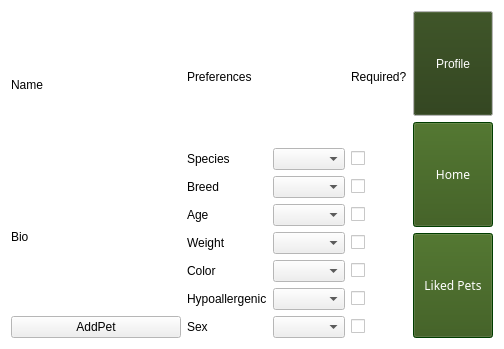
<?xml version="1.0" encoding="UTF-8"?>
<ui version="4.0">
 <class>ProfilePage</class>
 <widget class="QWidget" name="ProfilePage">
  <property name="geometry">
   <rect>
    <x>0</x>
    <y>0</y>
    <width>504</width>
    <height>349</height>
   </rect>
  </property>
  <property name="palette">
   <palette>
    <active>
     <colorrole role="Base">
      <brush brushstyle="SolidPattern">
       <color alpha="255">
        <red>255</red>
        <green>255</green>
        <blue>255</blue>
       </color>
      </brush>
     </colorrole>
     <colorrole role="Window">
      <brush brushstyle="SolidPattern">
       <color alpha="255">
        <red>255</red>
        <green>255</green>
        <blue>255</blue>
       </color>
      </brush>
     </colorrole>
    </active>
    <inactive>
     <colorrole role="Base">
      <brush brushstyle="SolidPattern">
       <color alpha="255">
        <red>255</red>
        <green>255</green>
        <blue>255</blue>
       </color>
      </brush>
     </colorrole>
     <colorrole role="Window">
      <brush brushstyle="SolidPattern">
       <color alpha="255">
        <red>255</red>
        <green>255</green>
        <blue>255</blue>
       </color>
      </brush>
     </colorrole>
    </inactive>
    <disabled>
     <colorrole role="Base">
      <brush brushstyle="SolidPattern">
       <color alpha="255">
        <red>255</red>
        <green>255</green>
        <blue>255</blue>
       </color>
      </brush>
     </colorrole>
     <colorrole role="Window">
      <brush brushstyle="SolidPattern">
       <color alpha="255">
        <red>255</red>
        <green>255</green>
        <blue>255</blue>
       </color>
      </brush>
     </colorrole>
    </disabled>
   </palette>
  </property>
  <property name="windowTitle">
   <string>Form</string>
  </property>
  <property name="autoFillBackground">
   <bool>false</bool>
  </property>
  <layout class="QHBoxLayout" name="horizontalLayout">
   <item>
    <layout class="QHBoxLayout" name="horizontalLayout_2" stretch="2,0,0">
     <item>
      <layout class="QVBoxLayout" name="verticalLayout_2">
       <item>
        <widget class="QLabel" name="userName">
         <property name="text">
          <string>Name</string>
         </property>
        </widget>
       </item>
       <item>
        <widget class="QLabel" name="userBio">
         <property name="text">
          <string>Bio</string>
         </property>
        </widget>
       </item>
       <item>
        <widget class="QPushButton" name="pushButton_2">
         <property name="text">
          <string>AddPet</string>
         </property>
        </widget>
       </item>
      </layout>
     </item>
     <item>
      <layout class="QGridLayout" name="gridLayout_4">
       <item row="4" column="0">
        <widget class="QLabel" name="weightLabel">
         <property name="text">
          <string>Weight</string>
         </property>
        </widget>
       </item>
       <item row="5" column="1">
        <widget class="QComboBox" name="colorChoice"/>
       </item>
       <item row="3" column="0">
        <widget class="QLabel" name="ageLabel">
         <property name="text">
          <string>Age</string>
         </property>
        </widget>
       </item>
       <item row="1" column="1">
        <widget class="QComboBox" name="speciesChoice"/>
       </item>
       <item row="7" column="1">
        <widget class="QComboBox" name="sexChoice"/>
       </item>
       <item row="2" column="1">
        <widget class="QComboBox" name="breedChoice"/>
       </item>
       <item row="1" column="0">
        <widget class="QLabel" name="speciesLabel">
         <property name="text">
          <string>Species</string>
         </property>
        </widget>
       </item>
       <item row="2" column="0">
        <widget class="QLabel" name="breedLabel">
         <property name="text">
          <string>Breed</string>
         </property>
        </widget>
       </item>
       <item row="0" column="0">
        <widget class="QLabel" name="preferencesLabel">
         <property name="text">
          <string>Preferences</string>
         </property>
        </widget>
       </item>
       <item row="6" column="1">
        <widget class="QComboBox" name="hypoallergenicChoice"/>
       </item>
       <item row="6" column="0">
        <widget class="QLabel" name="hypoallergenicLabel">
         <property name="text">
          <string>Hypoallergenic</string>
         </property>
        </widget>
       </item>
       <item row="5" column="0">
        <widget class="QLabel" name="colorLabel">
         <property name="text">
          <string>Color</string>
         </property>
        </widget>
       </item>
       <item row="7" column="0">
        <widget class="QLabel" name="sexLabel">
         <property name="text">
          <string>Sex</string>
         </property>
        </widget>
       </item>
       <item row="1" column="2">
        <widget class="QCheckBox" name="checkBox">
         <property name="text">
          <string/>
         </property>
        </widget>
       </item>
       <item row="2" column="2">
        <widget class="QCheckBox" name="checkBox_2">
         <property name="text">
          <string/>
         </property>
        </widget>
       </item>
       <item row="3" column="2">
        <widget class="QCheckBox" name="checkBox_3">
         <property name="text">
          <string/>
         </property>
        </widget>
       </item>
       <item row="4" column="2">
        <widget class="QCheckBox" name="checkBox_4">
         <property name="text">
          <string/>
         </property>
        </widget>
       </item>
       <item row="5" column="2">
        <widget class="QCheckBox" name="checkBox_5">
         <property name="text">
          <string/>
         </property>
        </widget>
       </item>
       <item row="6" column="2">
        <widget class="QCheckBox" name="checkBox_6">
         <property name="text">
          <string/>
         </property>
        </widget>
       </item>
       <item row="7" column="2">
        <widget class="QCheckBox" name="checkBox_7">
         <property name="text">
          <string/>
         </property>
        </widget>
       </item>
       <item row="0" column="2">
        <widget class="QLabel" name="requiredLabel">
         <property name="text">
          <string>Required?</string>
         </property>
        </widget>
       </item>
       <item row="3" column="1">
        <widget class="QComboBox" name="ageChoice"/>
       </item>
       <item row="4" column="1">
        <widget class="QComboBox" name="weightChoice"/>
       </item>
      </layout>
     </item>
     <item>
      <layout class="QVBoxLayout" name="verticalLayout">
       <item>
        <widget class="QPushButton" name="pushButton">
         <property name="maximumSize">
          <size>
           <width>10000</width>
           <height>10000</height>
          </size>
         </property>
         <property name="palette">
          <palette>
           <active>
            <colorrole role="Button">
             <brush brushstyle="SolidPattern">
              <color alpha="255">
               <red>38</red>
               <green>59</green>
               <blue>18</blue>
              </color>
             </brush>
            </colorrole>
            <colorrole role="ButtonText">
             <brush brushstyle="SolidPattern">
              <color alpha="255">
               <red>255</red>
               <green>255</green>
               <blue>255</blue>
              </color>
             </brush>
            </colorrole>
           </active>
           <inactive>
            <colorrole role="Button">
             <brush brushstyle="SolidPattern">
              <color alpha="255">
               <red>38</red>
               <green>59</green>
               <blue>18</blue>
              </color>
             </brush>
            </colorrole>
            <colorrole role="ButtonText">
             <brush brushstyle="SolidPattern">
              <color alpha="255">
               <red>255</red>
               <green>255</green>
               <blue>255</blue>
              </color>
             </brush>
            </colorrole>
           </inactive>
           <disabled>
            <colorrole role="Button">
             <brush brushstyle="SolidPattern">
              <color alpha="255">
               <red>38</red>
               <green>59</green>
               <blue>18</blue>
              </color>
             </brush>
            </colorrole>
            <colorrole role="ButtonText">
             <brush brushstyle="SolidPattern">
              <color alpha="255">
               <red>190</red>
               <green>190</green>
               <blue>190</blue>
              </color>
             </brush>
            </colorrole>
           </disabled>
          </palette>
         </property>
         <property name="text">
          <string>Profile</string>
         </property>
        </widget>
       </item>
       <item>
        <widget class="QPushButton" name="homeButton">
         <property name="maximumSize">
          <size>
           <width>10000</width>
           <height>10000</height>
          </size>
         </property>
         <property name="palette">
          <palette>
           <active>
            <colorrole role="WindowText">
             <brush brushstyle="SolidPattern">
              <color alpha="255">
               <red>255</red>
               <green>255</green>
               <blue>255</blue>
              </color>
             </brush>
            </colorrole>
            <colorrole role="Button">
             <brush brushstyle="SolidPattern">
              <color alpha="255">
               <red>50</red>
               <green>85</green>
               <blue>19</blue>
              </color>
             </brush>
            </colorrole>
            <colorrole role="Light">
             <brush brushstyle="SolidPattern">
              <color alpha="255">
               <red>0</red>
               <green>127</green>
               <blue>0</blue>
              </color>
             </brush>
            </colorrole>
            <colorrole role="Midlight">
             <brush brushstyle="SolidPattern">
              <color alpha="255">
               <red>0</red>
               <green>106</green>
               <blue>0</blue>
              </color>
             </brush>
            </colorrole>
            <colorrole role="Dark">
             <brush brushstyle="SolidPattern">
              <color alpha="255">
               <red>0</red>
               <green>42</green>
               <blue>0</blue>
              </color>
             </brush>
            </colorrole>
            <colorrole role="Mid">
             <brush brushstyle="SolidPattern">
              <color alpha="255">
               <red>0</red>
               <green>56</green>
               <blue>0</blue>
              </color>
             </brush>
            </colorrole>
            <colorrole role="Text">
             <brush brushstyle="SolidPattern">
              <color alpha="255">
               <red>255</red>
               <green>255</green>
               <blue>255</blue>
              </color>
             </brush>
            </colorrole>
            <colorrole role="BrightText">
             <brush brushstyle="SolidPattern">
              <color alpha="255">
               <red>255</red>
               <green>255</green>
               <blue>255</blue>
              </color>
             </brush>
            </colorrole>
            <colorrole role="ButtonText">
             <brush brushstyle="SolidPattern">
              <color alpha="255">
               <red>255</red>
               <green>255</green>
               <blue>255</blue>
              </color>
             </brush>
            </colorrole>
            <colorrole role="Base">
             <brush brushstyle="SolidPattern">
              <color alpha="255">
               <red>0</red>
               <green>0</green>
               <blue>0</blue>
              </color>
             </brush>
            </colorrole>
            <colorrole role="Window">
             <brush brushstyle="SolidPattern">
              <color alpha="255">
               <red>0</red>
               <green>85</green>
               <blue>0</blue>
              </color>
             </brush>
            </colorrole>
            <colorrole role="Shadow">
             <brush brushstyle="SolidPattern">
              <color alpha="255">
               <red>0</red>
               <green>0</green>
               <blue>0</blue>
              </color>
             </brush>
            </colorrole>
            <colorrole role="AlternateBase">
             <brush brushstyle="SolidPattern">
              <color alpha="255">
               <red>0</red>
               <green>42</green>
               <blue>0</blue>
              </color>
             </brush>
            </colorrole>
            <colorrole role="ToolTipBase">
             <brush brushstyle="SolidPattern">
              <color alpha="255">
               <red>255</red>
               <green>255</green>
               <blue>220</blue>
              </color>
             </brush>
            </colorrole>
            <colorrole role="ToolTipText">
             <brush brushstyle="SolidPattern">
              <color alpha="255">
               <red>0</red>
               <green>0</green>
               <blue>0</blue>
              </color>
             </brush>
            </colorrole>
           </active>
           <inactive>
            <colorrole role="WindowText">
             <brush brushstyle="SolidPattern">
              <color alpha="255">
               <red>255</red>
               <green>255</green>
               <blue>255</blue>
              </color>
             </brush>
            </colorrole>
            <colorrole role="Button">
             <brush brushstyle="SolidPattern">
              <color alpha="255">
               <red>50</red>
               <green>85</green>
               <blue>19</blue>
              </color>
             </brush>
            </colorrole>
            <colorrole role="Light">
             <brush brushstyle="SolidPattern">
              <color alpha="255">
               <red>0</red>
               <green>127</green>
               <blue>0</blue>
              </color>
             </brush>
            </colorrole>
            <colorrole role="Midlight">
             <brush brushstyle="SolidPattern">
              <color alpha="255">
               <red>0</red>
               <green>106</green>
               <blue>0</blue>
              </color>
             </brush>
            </colorrole>
            <colorrole role="Dark">
             <brush brushstyle="SolidPattern">
              <color alpha="255">
               <red>0</red>
               <green>42</green>
               <blue>0</blue>
              </color>
             </brush>
            </colorrole>
            <colorrole role="Mid">
             <brush brushstyle="SolidPattern">
              <color alpha="255">
               <red>0</red>
               <green>56</green>
               <blue>0</blue>
              </color>
             </brush>
            </colorrole>
            <colorrole role="Text">
             <brush brushstyle="SolidPattern">
              <color alpha="255">
               <red>255</red>
               <green>255</green>
               <blue>255</blue>
              </color>
             </brush>
            </colorrole>
            <colorrole role="BrightText">
             <brush brushstyle="SolidPattern">
              <color alpha="255">
               <red>255</red>
               <green>255</green>
               <blue>255</blue>
              </color>
             </brush>
            </colorrole>
            <colorrole role="ButtonText">
             <brush brushstyle="SolidPattern">
              <color alpha="255">
               <red>255</red>
               <green>255</green>
               <blue>255</blue>
              </color>
             </brush>
            </colorrole>
            <colorrole role="Base">
             <brush brushstyle="SolidPattern">
              <color alpha="255">
               <red>0</red>
               <green>0</green>
               <blue>0</blue>
              </color>
             </brush>
            </colorrole>
            <colorrole role="Window">
             <brush brushstyle="SolidPattern">
              <color alpha="255">
               <red>0</red>
               <green>85</green>
               <blue>0</blue>
              </color>
             </brush>
            </colorrole>
            <colorrole role="Shadow">
             <brush brushstyle="SolidPattern">
              <color alpha="255">
               <red>0</red>
               <green>0</green>
               <blue>0</blue>
              </color>
             </brush>
            </colorrole>
            <colorrole role="AlternateBase">
             <brush brushstyle="SolidPattern">
              <color alpha="255">
               <red>0</red>
               <green>42</green>
               <blue>0</blue>
              </color>
             </brush>
            </colorrole>
            <colorrole role="ToolTipBase">
             <brush brushstyle="SolidPattern">
              <color alpha="255">
               <red>255</red>
               <green>255</green>
               <blue>220</blue>
              </color>
             </brush>
            </colorrole>
            <colorrole role="ToolTipText">
             <brush brushstyle="SolidPattern">
              <color alpha="255">
               <red>0</red>
               <green>0</green>
               <blue>0</blue>
              </color>
             </brush>
            </colorrole>
           </inactive>
           <disabled>
            <colorrole role="WindowText">
             <brush brushstyle="SolidPattern">
              <color alpha="255">
               <red>0</red>
               <green>42</green>
               <blue>0</blue>
              </color>
             </brush>
            </colorrole>
            <colorrole role="Button">
             <brush brushstyle="SolidPattern">
              <color alpha="255">
               <red>50</red>
               <green>85</green>
               <blue>19</blue>
              </color>
             </brush>
            </colorrole>
            <colorrole role="Light">
             <brush brushstyle="SolidPattern">
              <color alpha="255">
               <red>0</red>
               <green>127</green>
               <blue>0</blue>
              </color>
             </brush>
            </colorrole>
            <colorrole role="Midlight">
             <brush brushstyle="SolidPattern">
              <color alpha="255">
               <red>0</red>
               <green>106</green>
               <blue>0</blue>
              </color>
             </brush>
            </colorrole>
            <colorrole role="Dark">
             <brush brushstyle="SolidPattern">
              <color alpha="255">
               <red>0</red>
               <green>42</green>
               <blue>0</blue>
              </color>
             </brush>
            </colorrole>
            <colorrole role="Mid">
             <brush brushstyle="SolidPattern">
              <color alpha="255">
               <red>0</red>
               <green>56</green>
               <blue>0</blue>
              </color>
             </brush>
            </colorrole>
            <colorrole role="Text">
             <brush brushstyle="SolidPattern">
              <color alpha="255">
               <red>0</red>
               <green>42</green>
               <blue>0</blue>
              </color>
             </brush>
            </colorrole>
            <colorrole role="BrightText">
             <brush brushstyle="SolidPattern">
              <color alpha="255">
               <red>255</red>
               <green>255</green>
               <blue>255</blue>
              </color>
             </brush>
            </colorrole>
            <colorrole role="ButtonText">
             <brush brushstyle="SolidPattern">
              <color alpha="255">
               <red>0</red>
               <green>42</green>
               <blue>0</blue>
              </color>
             </brush>
            </colorrole>
            <colorrole role="Base">
             <brush brushstyle="SolidPattern">
              <color alpha="255">
               <red>0</red>
               <green>85</green>
               <blue>0</blue>
              </color>
             </brush>
            </colorrole>
            <colorrole role="Window">
             <brush brushstyle="SolidPattern">
              <color alpha="255">
               <red>0</red>
               <green>85</green>
               <blue>0</blue>
              </color>
             </brush>
            </colorrole>
            <colorrole role="Shadow">
             <brush brushstyle="SolidPattern">
              <color alpha="255">
               <red>0</red>
               <green>0</green>
               <blue>0</blue>
              </color>
             </brush>
            </colorrole>
            <colorrole role="AlternateBase">
             <brush brushstyle="SolidPattern">
              <color alpha="255">
               <red>0</red>
               <green>85</green>
               <blue>0</blue>
              </color>
             </brush>
            </colorrole>
            <colorrole role="ToolTipBase">
             <brush brushstyle="SolidPattern">
              <color alpha="255">
               <red>255</red>
               <green>255</green>
               <blue>220</blue>
              </color>
             </brush>
            </colorrole>
            <colorrole role="ToolTipText">
             <brush brushstyle="SolidPattern">
              <color alpha="255">
               <red>0</red>
               <green>0</green>
               <blue>0</blue>
              </color>
             </brush>
            </colorrole>
           </disabled>
          </palette>
         </property>
         <property name="font">
          <font>
           <family>Purisa</family>
          </font>
         </property>
         <property name="text">
          <string>Home</string>
         </property>
        </widget>
       </item>
       <item>
        <widget class="QPushButton" name="petListButton">
         <property name="maximumSize">
          <size>
           <width>10000</width>
           <height>10000</height>
          </size>
         </property>
         <property name="palette">
          <palette>
           <active>
            <colorrole role="WindowText">
             <brush brushstyle="SolidPattern">
              <color alpha="255">
               <red>255</red>
               <green>255</green>
               <blue>255</blue>
              </color>
             </brush>
            </colorrole>
            <colorrole role="Button">
             <brush brushstyle="SolidPattern">
              <color alpha="255">
               <red>50</red>
               <green>85</green>
               <blue>19</blue>
              </color>
             </brush>
            </colorrole>
            <colorrole role="Light">
             <brush brushstyle="SolidPattern">
              <color alpha="255">
               <red>0</red>
               <green>127</green>
               <blue>0</blue>
              </color>
             </brush>
            </colorrole>
            <colorrole role="Midlight">
             <brush brushstyle="SolidPattern">
              <color alpha="255">
               <red>0</red>
               <green>106</green>
               <blue>0</blue>
              </color>
             </brush>
            </colorrole>
            <colorrole role="Dark">
             <brush brushstyle="SolidPattern">
              <color alpha="255">
               <red>0</red>
               <green>42</green>
               <blue>0</blue>
              </color>
             </brush>
            </colorrole>
            <colorrole role="Mid">
             <brush brushstyle="SolidPattern">
              <color alpha="255">
               <red>0</red>
               <green>56</green>
               <blue>0</blue>
              </color>
             </brush>
            </colorrole>
            <colorrole role="Text">
             <brush brushstyle="SolidPattern">
              <color alpha="255">
               <red>255</red>
               <green>255</green>
               <blue>255</blue>
              </color>
             </brush>
            </colorrole>
            <colorrole role="BrightText">
             <brush brushstyle="SolidPattern">
              <color alpha="255">
               <red>255</red>
               <green>255</green>
               <blue>255</blue>
              </color>
             </brush>
            </colorrole>
            <colorrole role="ButtonText">
             <brush brushstyle="SolidPattern">
              <color alpha="255">
               <red>255</red>
               <green>255</green>
               <blue>255</blue>
              </color>
             </brush>
            </colorrole>
            <colorrole role="Base">
             <brush brushstyle="SolidPattern">
              <color alpha="255">
               <red>0</red>
               <green>0</green>
               <blue>0</blue>
              </color>
             </brush>
            </colorrole>
            <colorrole role="Window">
             <brush brushstyle="SolidPattern">
              <color alpha="255">
               <red>0</red>
               <green>85</green>
               <blue>0</blue>
              </color>
             </brush>
            </colorrole>
            <colorrole role="Shadow">
             <brush brushstyle="SolidPattern">
              <color alpha="255">
               <red>0</red>
               <green>0</green>
               <blue>0</blue>
              </color>
             </brush>
            </colorrole>
            <colorrole role="AlternateBase">
             <brush brushstyle="SolidPattern">
              <color alpha="255">
               <red>0</red>
               <green>42</green>
               <blue>0</blue>
              </color>
             </brush>
            </colorrole>
            <colorrole role="ToolTipBase">
             <brush brushstyle="SolidPattern">
              <color alpha="255">
               <red>255</red>
               <green>255</green>
               <blue>220</blue>
              </color>
             </brush>
            </colorrole>
            <colorrole role="ToolTipText">
             <brush brushstyle="SolidPattern">
              <color alpha="255">
               <red>0</red>
               <green>0</green>
               <blue>0</blue>
              </color>
             </brush>
            </colorrole>
           </active>
           <inactive>
            <colorrole role="WindowText">
             <brush brushstyle="SolidPattern">
              <color alpha="255">
               <red>255</red>
               <green>255</green>
               <blue>255</blue>
              </color>
             </brush>
            </colorrole>
            <colorrole role="Button">
             <brush brushstyle="SolidPattern">
              <color alpha="255">
               <red>50</red>
               <green>85</green>
               <blue>19</blue>
              </color>
             </brush>
            </colorrole>
            <colorrole role="Light">
             <brush brushstyle="SolidPattern">
              <color alpha="255">
               <red>0</red>
               <green>127</green>
               <blue>0</blue>
              </color>
             </brush>
            </colorrole>
            <colorrole role="Midlight">
             <brush brushstyle="SolidPattern">
              <color alpha="255">
               <red>0</red>
               <green>106</green>
               <blue>0</blue>
              </color>
             </brush>
            </colorrole>
            <colorrole role="Dark">
             <brush brushstyle="SolidPattern">
              <color alpha="255">
               <red>0</red>
               <green>42</green>
               <blue>0</blue>
              </color>
             </brush>
            </colorrole>
            <colorrole role="Mid">
             <brush brushstyle="SolidPattern">
              <color alpha="255">
               <red>0</red>
               <green>56</green>
               <blue>0</blue>
              </color>
             </brush>
            </colorrole>
            <colorrole role="Text">
             <brush brushstyle="SolidPattern">
              <color alpha="255">
               <red>255</red>
               <green>255</green>
               <blue>255</blue>
              </color>
             </brush>
            </colorrole>
            <colorrole role="BrightText">
             <brush brushstyle="SolidPattern">
              <color alpha="255">
               <red>255</red>
               <green>255</green>
               <blue>255</blue>
              </color>
             </brush>
            </colorrole>
            <colorrole role="ButtonText">
             <brush brushstyle="SolidPattern">
              <color alpha="255">
               <red>255</red>
               <green>255</green>
               <blue>255</blue>
              </color>
             </brush>
            </colorrole>
            <colorrole role="Base">
             <brush brushstyle="SolidPattern">
              <color alpha="255">
               <red>0</red>
               <green>0</green>
               <blue>0</blue>
              </color>
             </brush>
            </colorrole>
            <colorrole role="Window">
             <brush brushstyle="SolidPattern">
              <color alpha="255">
               <red>0</red>
               <green>85</green>
               <blue>0</blue>
              </color>
             </brush>
            </colorrole>
            <colorrole role="Shadow">
             <brush brushstyle="SolidPattern">
              <color alpha="255">
               <red>0</red>
               <green>0</green>
               <blue>0</blue>
              </color>
             </brush>
            </colorrole>
            <colorrole role="AlternateBase">
             <brush brushstyle="SolidPattern">
              <color alpha="255">
               <red>0</red>
               <green>42</green>
               <blue>0</blue>
              </color>
             </brush>
            </colorrole>
            <colorrole role="ToolTipBase">
             <brush brushstyle="SolidPattern">
              <color alpha="255">
               <red>255</red>
               <green>255</green>
               <blue>220</blue>
              </color>
             </brush>
            </colorrole>
            <colorrole role="ToolTipText">
             <brush brushstyle="SolidPattern">
              <color alpha="255">
               <red>0</red>
               <green>0</green>
               <blue>0</blue>
              </color>
             </brush>
            </colorrole>
           </inactive>
           <disabled>
            <colorrole role="WindowText">
             <brush brushstyle="SolidPattern">
              <color alpha="255">
               <red>0</red>
               <green>42</green>
               <blue>0</blue>
              </color>
             </brush>
            </colorrole>
            <colorrole role="Button">
             <brush brushstyle="SolidPattern">
              <color alpha="255">
               <red>50</red>
               <green>85</green>
               <blue>19</blue>
              </color>
             </brush>
            </colorrole>
            <colorrole role="Light">
             <brush brushstyle="SolidPattern">
              <color alpha="255">
               <red>0</red>
               <green>127</green>
               <blue>0</blue>
              </color>
             </brush>
            </colorrole>
            <colorrole role="Midlight">
             <brush brushstyle="SolidPattern">
              <color alpha="255">
               <red>0</red>
               <green>106</green>
               <blue>0</blue>
              </color>
             </brush>
            </colorrole>
            <colorrole role="Dark">
             <brush brushstyle="SolidPattern">
              <color alpha="255">
               <red>0</red>
               <green>42</green>
               <blue>0</blue>
              </color>
             </brush>
            </colorrole>
            <colorrole role="Mid">
             <brush brushstyle="SolidPattern">
              <color alpha="255">
               <red>0</red>
               <green>56</green>
               <blue>0</blue>
              </color>
             </brush>
            </colorrole>
            <colorrole role="Text">
             <brush brushstyle="SolidPattern">
              <color alpha="255">
               <red>0</red>
               <green>42</green>
               <blue>0</blue>
              </color>
             </brush>
            </colorrole>
            <colorrole role="BrightText">
             <brush brushstyle="SolidPattern">
              <color alpha="255">
               <red>255</red>
               <green>255</green>
               <blue>255</blue>
              </color>
             </brush>
            </colorrole>
            <colorrole role="ButtonText">
             <brush brushstyle="SolidPattern">
              <color alpha="255">
               <red>0</red>
               <green>42</green>
               <blue>0</blue>
              </color>
             </brush>
            </colorrole>
            <colorrole role="Base">
             <brush brushstyle="SolidPattern">
              <color alpha="255">
               <red>0</red>
               <green>85</green>
               <blue>0</blue>
              </color>
             </brush>
            </colorrole>
            <colorrole role="Window">
             <brush brushstyle="SolidPattern">
              <color alpha="255">
               <red>0</red>
               <green>85</green>
               <blue>0</blue>
              </color>
             </brush>
            </colorrole>
            <colorrole role="Shadow">
             <brush brushstyle="SolidPattern">
              <color alpha="255">
               <red>0</red>
               <green>0</green>
               <blue>0</blue>
              </color>
             </brush>
            </colorrole>
            <colorrole role="AlternateBase">
             <brush brushstyle="SolidPattern">
              <color alpha="255">
               <red>0</red>
               <green>85</green>
               <blue>0</blue>
              </color>
             </brush>
            </colorrole>
            <colorrole role="ToolTipBase">
             <brush brushstyle="SolidPattern">
              <color alpha="255">
               <red>255</red>
               <green>255</green>
               <blue>220</blue>
              </color>
             </brush>
            </colorrole>
            <colorrole role="ToolTipText">
             <brush brushstyle="SolidPattern">
              <color alpha="255">
               <red>0</red>
               <green>0</green>
               <blue>0</blue>
              </color>
             </brush>
            </colorrole>
           </disabled>
          </palette>
         </property>
         <property name="font">
          <font>
           <family>Purisa</family>
          </font>
         </property>
         <property name="text">
          <string>Liked Pets</string>
         </property>
        </widget>
       </item>
      </layout>
     </item>
    </layout>
   </item>
  </layout>
 </widget>
 <resources/>
 <connections/>
</ui>
